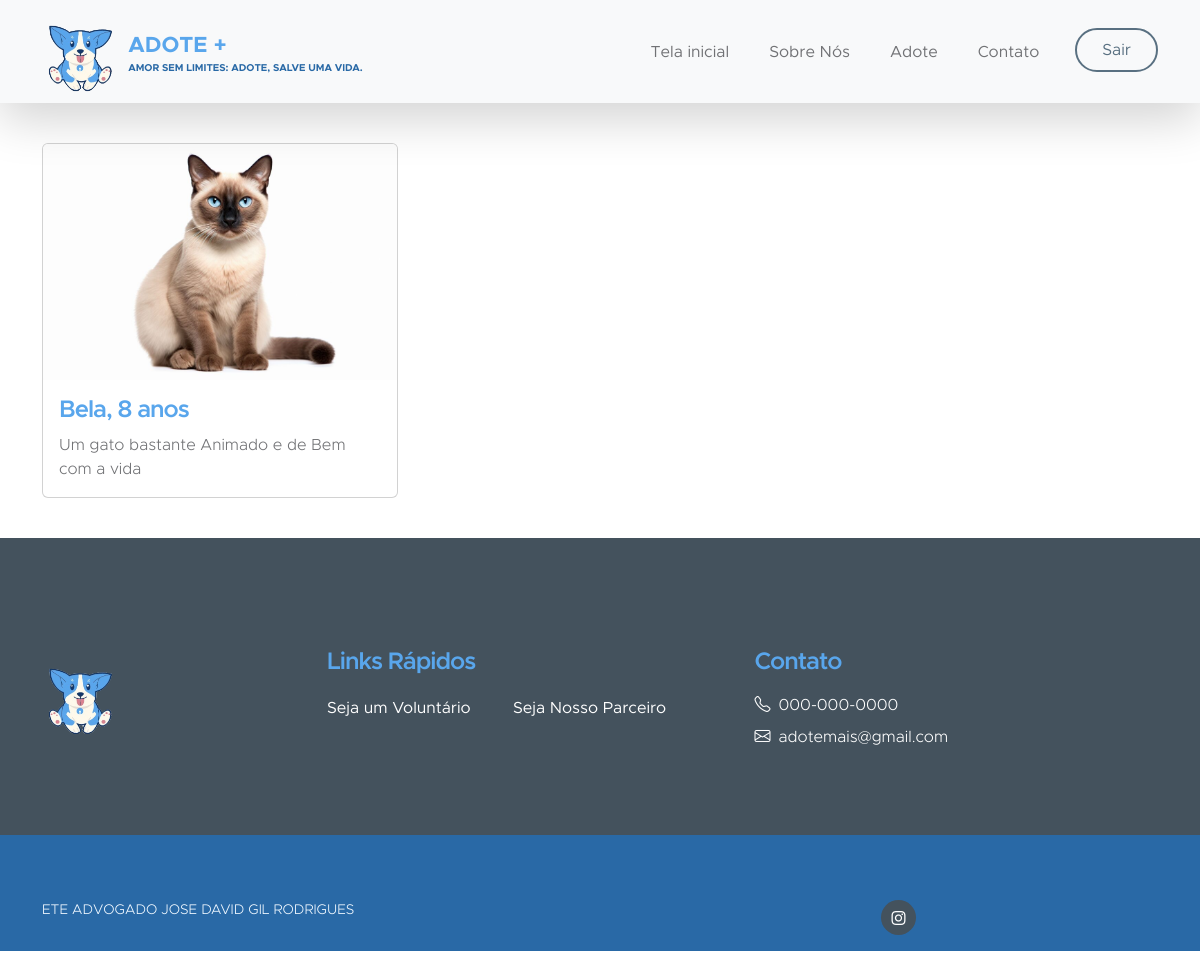
Page /adotar/gato on the committed database.
### app/models/tables.py (models this page shows, shortened)
class Animal(db.Model):
    __tablename__= "animal" #nome da tabela já definida
    id = db.Column(db.Integer, primary_key=True)
    nome = db.Column(db.String(20), nullable=False)
    raca = db.Column(db.String(50), nullable=False)
    especie = db.Column(db.String(50), nullable=False)
    cor = db.Column(db.String(50), nullable=False)
    idade = db.Column(db.Integer, nullable=False)
    descricao = db.Column(db.Text, nullable=False)
    esterilizado = db.Column(db.Boolean)
    foto = db.Column(db.String(200), nullable=False)

### app/controllers/routes.py (the view)
@app.route('/adotar', defaults={'especie' : None})
@app.route('/adotar/<especie>')
def adotar(especie):
    if especie:
        animais = Animal.query.filter_by(especie=especie).all()
    else:
        animais = Animal.query.all()  # Busque todos os animais do banco de dados
    if current_user.is_authenticated:
        return render_template('adotar_logged_in.html', user=current_user, animais=animais)
    return render_template('adotar.html', animais=animais)

### app/templates/adotar.html (shortened to what this page needs)
<!DOCTYPE html>
    <html lang="en">
    <head>
        <link href="{{ url_for('static', filename='css/bootstrap.min.css') }}" rel="stylesheet">
        <link href="{{ url_for('static', filename='css/bootstrap-icons.css') }}" rel="stylesheet">
        <link href="{{ url_for('static', filename='css/index.css') }}" rel="stylesheet">
    </head>
    <body id="section_1">
        <header>
            <nav class="navbar navbar-expand-lg bg-light shadow-lg">
                <div class="container">
                    <a class="navbar-brand" href="/index">
                        <img src="{{ url_for('static', filename='images/logo.png') }}" class="logo img-fluid" alt="Kind Heart Charity">
                        <span>
                            ADOTE +
                            <small>Amor sem limites: adote, salve uma vida.</small>
                        </span>
                    </a>
                    <div class="collapse navbar-collapse" id="navbarNav">
                        <ul class="navbar-nav ms-auto">
                            <li class="nav-item">
                                <a class="nav-link click-scroll" href="/index">Tela inicial</a>
                            </li>
                            <li class="nav-item">
                                <a class="nav-link click-scroll" href="index.html#section_2">Sobre Nós</a>
                            </li>
                            <li class="nav-item">
                                <a class="nav-link click-scroll" href="#section_3">Adote</a>
                            </li>
                            <li class="nav-item">
                                <a class="nav-link click-scroll" href="#section_4">Contato</a>
                            </li>
                            <li class="nav-item ms-3">
                                <a class="nav-link custom-btn custom-border-btn btn" href="/logout">Sair</a>
                            </li>
                        </ul>
                    </div>
                </div>
            </nav>
        </header>
        <div class="container">
            <div class="row">
                {% for animal in animais %}
                    <div class="col-sm-4">
                        <div class="card h-100 d-flex flex-column justify-content-between">
                            <img class="card-img-top" src="{{ url_for('static', filename='uploads/' + animal.foto) }}" alt="{{ animal.nome }}">
                            <div class="card-body">
                                <h5 class="card-title">{{ animal.nome }}, {{ animal.idade }} anos</h5>
                                <p class="card-text">{{ animal.descricao }}</p>
                            </div>
                        </div>
                    </div>
                {% endfor %}
            </div>
        </div>
    <footer class="site-footer">
        <div class="container">
            <div class="row">
                <div class="col-lg-3 col-12 mb-4">
                    <img src="{{ url_for('static', filename='images/logo.png') }}" class="logo img-fluid"alt="">
                </div>
                <div class="col-lg-4 col-md-6 col-12 mb-4">
                    <h5 class="site-footer-title mb-3">Links Rápidos</h5>
                    <ul class="footer-menu">
                        <li class="footer-menu-item"><a href="#" class="footer-menu-link">Seja um Voluntário</a></li>
                        <li class="footer-menu-item"><a href="#" class="footer-menu-link">Seja Nosso Parceiro</a></li>
                    </ul>
                </div>
                <div class="col-lg-4 col-md-6 col-12 mx-auto">
                    <h5 class="site-footer-title mb-3">Contato</h5>
                    <p class="text-white d-flex mb-2">
                        <i class="bi-telephone me-2"></i>
                        <a href="tel: 120-240-9600" class="site-footer-link">000-000-0000</a>
                    </p>
                    <p class="text-white d-flex">
                        <i class="bi-envelope me-2"></i>
                        <a href="mailto:info@yourgmail.com" class="site-footer-link">adotemais@gmail.com</a>
                    </p>
                </div>
            </div>
        </div>
        <div class="site-footer-bottom">
            <div class="container">
                <div class="row">
                    <div class="col-lg-6 col-md-7 col-12">
                        <p class="copyright-text mb-0"> ETE ADVOGADO JOSE DAVID GIL RODRIGUES</p>
                    </div>
                    <div class="col-lg-6 col-md-5 col-12 d-flex justify-content-center align-items-center mx-auto">
                        <ul class="social-icons">
                            <li class="social-icon-item">
                                <a href="#" class="social-icon-link bi-instagram"></a>
                            </li>
                        </ul>
                    </div>
                </div>
            </div>
        </div>
    </footer>
</body>
</html>

### app/static/css/index.css (style rules this page uses)
* { margin:0; padding:0; }
:root { --white-color: #ffffff; --primary-color: #59A6EC; --secondary-color: #2969A6; --section-bg-color: #f0f8ff; --site-footer-bg-color: #44525d; --custom-btn-bg-color: #597081; --custom-btn-bg-hover-color: #59A6EC; --dark-color: #2969A6; --p-color: #717275; --border-color: #e9eaeb; --body-font-family: 'Metropolis', sans-serif; --h1-font-size: 52px; --h2-font-size: 46px; --h3-font-size: 32px; --h4-font-size: 28px; --h5-font-size: 24px; --h6-font-size: 22px; --p-font-size: 16px; --btn-font-size: 18px; --copyright-font-size: 14px; --border-radius-large: 100px; --border-radius-medium: 20px; --border-radius-small: 10px; --font-weight-light: 300; --font-weight-normal: 400; --font-weight-semibold: 600; --font-weight-bold: 700; }
body { background-color: var(--white-color); font-family: var(--body-font-family); }
h2, h3, h4, h5, h6 { color: var(--dark-color); }
h1, h2, h3, h4, h5, h6 { font-weight: var(--font-weight-semibold); letter-spacing: -1px; }
h5 { color: var(--primary-color); font-size: var(--h5-font-size); }
p { color: var(--p-color); font-size: var(--p-font-size); font-weight: var(--font-weight-light); }
ul li { color: var(--p-color); font-size: var(--p-font-size); font-weight: var(--font-weight-normal); }
a, button { touch-action: manipulation; transition: all 0.3s; }
a { color: var(--p-color); text-decoration: none; }
.custom-btn { background: var(--secondary-color); border: 2px solid transparent; border-radius: var(--border-radius-large); color: var(--white-color); font-size: var(--btn-font-size); font-weight: var(--font-weight-normal); line-height: normal; padding: 15px 25px; }
.navbar-expand-lg .navbar-nav .nav-link.custom-btn { color: var(--custom-btn-bg-color); margin-top: 8px; padding: 12px 25px; }
.custom-border-btn { background: transparent; border: 2px solid var(--custom-btn-bg-color); color: var(--primary-color); }
.navbar { background: var(--white-color); z-index: 9; padding-top: 0; padding-bottom: 0; }
.navbar-brand { color: var(--primary-color); font-size: var(--h6-font-size); font-weight: var(--font-weight-bold); }
.navbar-brand span { display: inline-block; vertical-align: middle; }
.navbar-brand small { color: var(--secondary-color); display: block; font-size: 10px; line-height: normal; text-transform: uppercase; }
.logo { width: 80px; height: auto; }
.navbar-expand-lg .navbar-nav .nav-link { margin-right: 0; margin-left: 0; padding: 20px; }
.navbar-nav .nav-link { display: inline-block; color: var(--p-color); font-size: var(--p-font-size); font-weight: var(--font-weight-medium); position: relative; padding-top: 15px; padding-bottom: 15px; }
.site-footer { background-color: var(--site-footer-bg-color); padding-top: 70px; }
.site-footer-bottom { background-color: var(--secondary-color); position: relative; z-index: 2; margin-top: 70px; padding-top: 25px; }
.site-footer-bottom a { color: var(--white-color); }
.site-footer-link { color: var(--white-color); }
.copyright-text { color: var(--section-bg-color); font-size: var(--copyright-font-size); margin-right: 30px; }
.footer-menu { column-count: 2; margin: 0; padding: 0; }
.footer-menu-item { list-style: none; display: block; }
.footer-menu-link { font-size: var(--p-font-size); color: var(--white-color); display: inline-block; vertical-align: middle; margin-right: 10px; margin-bottom: 0px; }
.social-icon-item { list-style: none; display: inline-block; vertical-align: top; }
.social-icon-link { background: var(--site-footer-bg-color); border-radius: var(--border-radius-large); color: var(--white-color); font-size: var(--copyright-font-size); display: block; margin-right: 5px; text-align: center; width: 35px; height: 35px; line-height: 38px; }

### app/templates/adotar.html (style rules this page uses)
.row { margin-top: 40px; margin-bottom: 40px; }

### rows in the picture
Animal: foto (picture), nome "Bela", idade "8", descricao "Um gato bastante Animado e de Bem com a vida"
